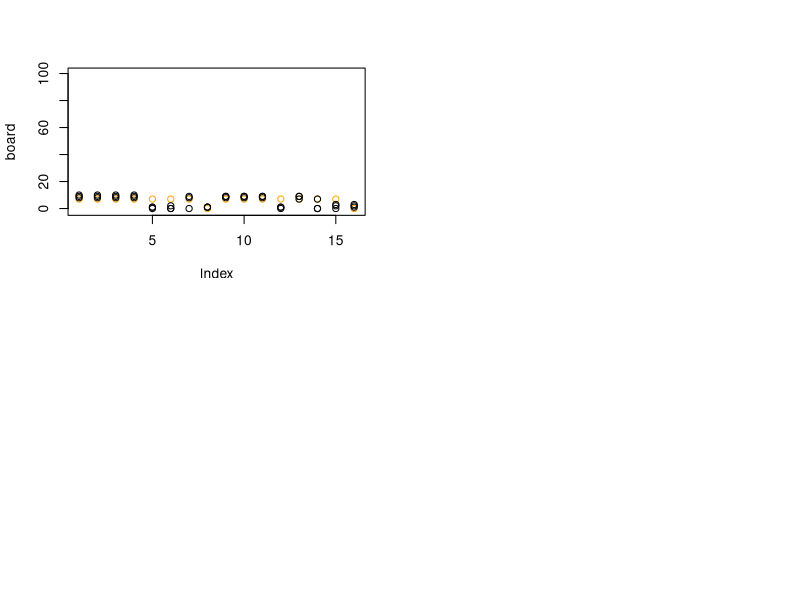

This figure's R source:
board  = c( 7, 7, 7, 7, 7, 7, 7, 0,
	     	7, 7, 7, 7, 7, 7, 7, 0)			# Initialize board.
par(mfrow=c(2,2))
plot(board, ylim = c(-1, 100), col='orange')

pepe = T
pilar = T

housep = sample(1:7, 1)
houser = sample(9:15, 1)
print(c(housep, houser))
shellsp = board[housep]	
shellsr = board[houser]
dropsp = rep(F, 16)
dropsr = rep(F, 16)
board[housep] = 0
board[houser] = 0
print(board)

while (pepe & pilar) {
while (shellsp > 0) {						
while ((housep+1) < 16 & shellsp > 0) {		
	dropsp[(housep+1)] = T						
	housep = housep + 1
	shellsp = shellsp - 1
	}
stopp = housep
board = board + dropsp
dropsp = rep(F, 16)
housep = 0
}
print(board)

while (shellsr > 0) {
while ((houser + 1) <= 16 & shellsr > 0) {
	if ((houser + 1) == 8) houser = houser + 1 else houser = houser
	dropsr[(houser+1)] = T						
	houser = houser + 1
	shellsr = shellsr - 1
	}	
stopr = houser
board = board + dropsr
dropsr = rep(F, 16)
houser = 0
}
print(board)
print(sum(board))
if (stopp == 8) {
	if (sum(board[1:7]) > 0) {
	pepe = T
	housep = sample((which(board[1:7] > 0)), 1)
	shellsp = board[housep]
	dropsp = rep(F, 16)
	board[housep] = 0
	} else pepe = F
	} else {
	if (board[stopp] > 1) {
		pepe = T
		housep = stopp
		shellsp = board[stopp]
		dropsp = rep(F, 16)
		board[stopp] = 0
		} else {
			pepe = F
			if ((stopp < 8) & (board[(8-stopp)*2 + stopp] > 0)) {
				board[8] = board[8] + board[(8-stopp)*2 + stopp] + 1
				board[(8-stopp)*2 + stopp] = 0
				board[stopp] = 0 
				}
			}
		}
if (stopr == 16) {
	if (sum(board[9:15]) > 0) {
	pilar = T
	houser = sample((which(board[9:15]>0)), 1) + 8
	shellsr = board[houser]
	dropsr = rep(F, 16)
	board[houser] = 0
	} else pilar = F
	} else {
	if (board[stopr] > 1) {
		pilar = T
		houser = stopr
		shellsr = board[stopr]
		dropsr = rep(F, 16)
		board[stopr] = 0
		} else {
			pilar = F
			if ((stopr > 8) & (board[stopr - (stopr-8)*2] > 0)) { 
				board[16] = board[16] + board[stopr - (stopr-8)*2] + 1
				board[stopr - (stopr-8)*2] = 0
				board[stopr] = 0
				}
			}
		}
print(paste(stopp, shellsp, housep, pepe))
print(paste(stopr, shellsr, houser, pilar))
print(board)
print(sum(board) + shellsr + shellsp)
points(board)

if (sum(c(pepe, pilar)) == 0) {
pepe = T
pilar = T

housep = sample((which(board[1:7]>0)), 1)
houser = sample((which(board[9:15]>0)), 1) + 8
shellsp = board[housep]	
shellsr = board[houser]
dropsp = rep(F, 16)
dropsr = rep(F, 16)
board[housep] = 0
board[houser] = 0
}
}
